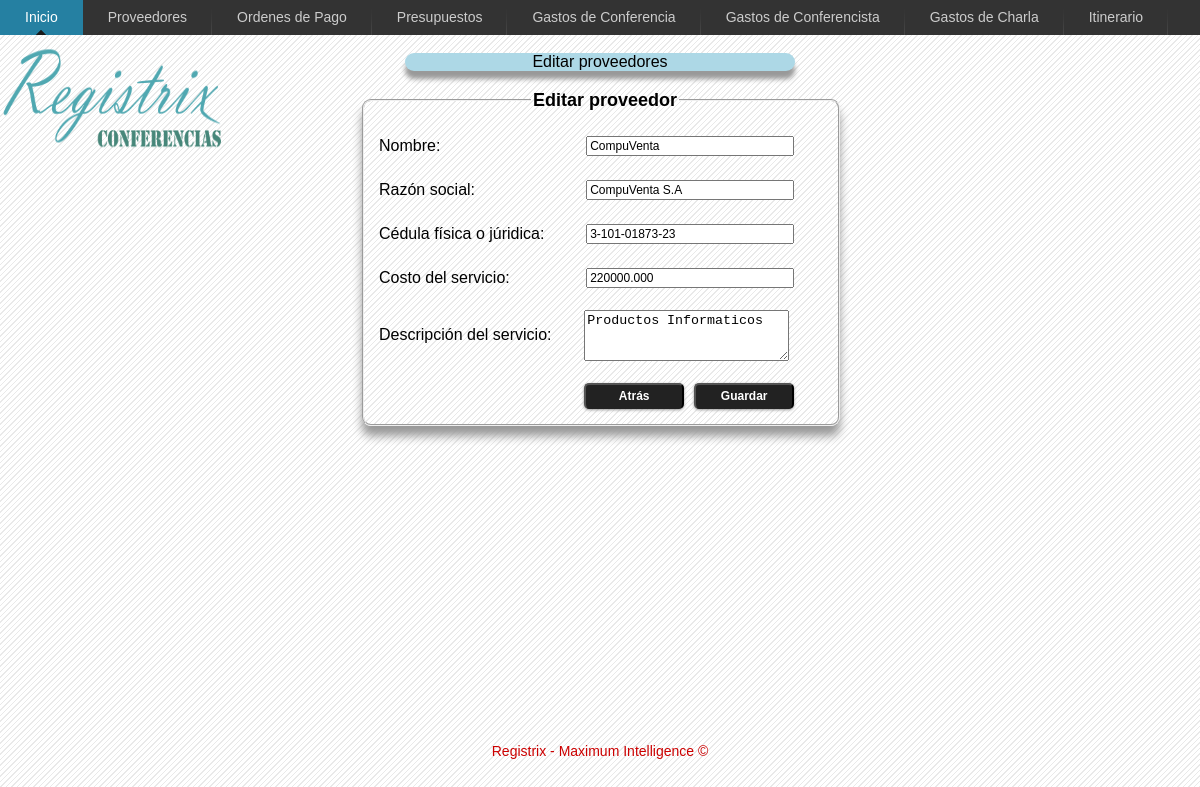
The app's page /proveedores/editarProveedor.php?id_proveedor=1 with its own data.
### tables this page shows
CREATE TABLE IF NOT EXISTS `tproveedor` (
  `id_proveedor` int(11) NOT NULL AUTO_INCREMENT,
  `nombre_proveedor` varchar(20) DEFAULT NULL,
  `razon_social` varchar(100) DEFAULT NULL,
  `cedula` varchar(20) DEFAULT NULL,
  `costo_servicio_referencia` float(9,3) DEFAULT NULL,
  `descripcion_servicio` text,
  PRIMARY KEY (`id_proveedor`)
);

### includes/conexion.php (called while the page is built, shortened)
<?php
class ConectarMySQL {
    public static function conexion() {
        $BaseDatos = "registrix";
        $Servidor = "localhost";
        $Usuario = "root";
        $Clave = "12345";
        @$conexion = mysql_connect($Servidor, $Usuario, $Clave);
        @$seleccionarBase = mysql_select_db($BaseDatos, $conexion);
        return $conexion;
    }
}
?>

### includes/fachadaProveedor.php (called while the page is built, shortened)
<?php
require_once ("conexion.php");
class fachadaProveedor {
    private $consultas;
    public function __construct() {
        $this->consultas = array();
    }
    public function mostrarProveedoresPorId($idproveedor) {
        $sql = "SELECT id_proveedor, nombre_proveedor, razon_social, cedula, costo_servicio_referencia 'costo', descripcion_servicio
                FROM tproveedor
                WHERE id_proveedor = '$idproveedor' ";
	$editarProveedorPorId = mysql_query($sql, ConectarMySQL::conexion());
	while ($resultadoProveedor = mysql_fetch_assoc($editarProveedorPorId)) {
		$this->consultas[] = $resultadoProveedor;
	}
	return $this->consultas;
    }
}
?>

### proveedores/editarProveedor.php (the view, shortened to what this page needs)
<?php
require_once("../includes/fachadaProveedor.php");
$editarProveedor = new fachadaProveedor();
$actualizarProveedor = $editarProveedor->mostrarProveedoresPorId($_GET['id_proveedor']);
?>
<!DOCTYPE html PUBLIC "-//W3C//DTD HTML 4.01 Transitional//EN" "http://www.w3.org/TR/html4/loose.dtd">
<html>
	<head>
		<link rel="stylesheet" type="text/css" href="../css/proveedores/styles_edit.css" />
	</head>
	<body>
		<?php
		include '..'.DIRECTORY_SEPARATOR.'includes'.DIRECTORY_SEPARATOR.'barra_navegacion_proveedores.php';
		include '..'.DIRECTORY_SEPARATOR.'includes'.DIRECTORY_SEPARATOR.'imagen_registrix.php';
		?>
		<div class="wrapper">
			<div id="wrap">
				<div id="titulo">
					Editar proveedores
				</div>
				<br>
				<form id="registro_de_proveedor" name="registro_de_proveedor" method="post" action="editarProveedor.php" onsubmit="return validarProveedores()">
					<fieldset>
						<legend>Editar proveedor</legend>
							<table>
								<tr>
									<td>
									<br />
										Nombre:
									</td>
									<td>
									<br />
										<input id="nombre" name="nombre" type="text" size="30" maxlength="30" value="<?php echo $actualizarProveedor[0]["nombre_proveedor"]; ?>" />
								</tr>
								<tr>
									<td>
									<br />
										Raz&oacute;n social:
									</td>
									<td>
									<br />
										<input id="razon_social" name="razon_social" type="text" size="100" maxlength="100" value="<?php echo $actualizarProveedor[0]["razon_social"]; ?>" />
									</td>
								</tr>
								<tr>
									<td>
									<br />
										C&eacute;dula f&iacute;sica o j&uacute;ridica:
									</td>
									<td>
									<br />
										<input id="cedula" name="cedula" type="text" size="20" maxlength="20" value="<?php echo $actualizarProveedor[0]["cedula"]; ?>" />
									</td>
								</tr>
								<tr>
									<td>
									<br />
										Costo del servicio:
									</td>
									<td>
									<br />
										<input id="costo_del_servicio" name="costo_del_servicio" type="text" size="12" maxlength="12" value="<?php echo $actualizarProveedor[0]["costo"]; ?>" />
									</td>
								</tr>
								<tr>
									<td>
									<br />
										Descripci&oacute;n del servicio:
									</td>
									<td>
									<br />
										<textarea id="descripcion_del_servicio" name="descripcion_del_servicio" cols="23" rows="3"><?php echo $actualizarProveedor[0]["descripcion_servicio"]; ?></textarea>
									<br />
									</td>
								</tr>
								<tr>
									<td>
									<br />
									</td>
									<td>
									<br />
										<input id="volver" name="volver" type="button" value="Atr&aacute;s" onClick="volverMostrarProveedores();">
										<input id="enviar" name="enviar" type="submit" value="Guardar"/>
									<br />
									</td>
								</tr>
							</table>
					</fieldset>
				</form>
			</div>
		</div>
		<div class="footer">
				<p>Registrix - Maximum Intelligence &copy;</p>
		</div>
	</body>
</html>

### css/proveedores/styles_edit.css (style rules this page uses)
body { font-family: "Trebuchet MS", Geneva, Arial, Helvetica, sans-serif; background-image: url("../../imagenes/fondo.gif"); }
form { padding:2px; display:block; width:450px; margin-left: 360px; text-align:left; }
legend { font-family: "Trebuchet MS", Geneva, Arial, Helvetica, sans-serif; font-weight: bold; font-size: 18px; border:1px silver; color: black; margin-left: 155px; }
input,select { margin:2px; font-family: "Trebuchet MS", Geneva, Arial, Helvetica, sans-serif; font-size: 12px; display: block; width: 200px; }
fieldset { float: left; width: 100%; display: block; line-height: 1; -moz-border-radius: 9px; -webkit-border-radius: 9px; -moz-box-shadow: 0 10px 10px #999; -webkit-box-shadow: 0 10px 10px #999; }
td { width: 250px; }
#titulo { margin: 0 auto 0 auto; width:390px; color: black; -moz-border-radius: 10px; -webkit-border-radius: 10px; -moz-box-shadow: 0 8px 5px #999; -webkit-box-shadow: 0 8px 5px #999; background-color:lightblue; text-align:center; }
#enviar { background: #222 repeat-x; display: inline-block; padding: 5px 10px 6px; color: #fff; text-decoration: none; font-weight: bold; line-height: 1; width: 100px; margin-left: 110px; text-align: center; -moz-border-radius: 5px; -webkit-border-radius: 5px; -moz-box-shadow: 0 1px 3px #999; -webkit-box-shadow: 0 1px 3px #999; text-shadow: 0 -1px 1px #222; border-bottom: 1px solid #222; position: relative; cursor: pointer; }
#volver { background: #222 repeat-x; display: inline-block; padding: 5px 10px 6px; color: #fff; text-decoration: none; font-weight: bold; line-height: 1; width: 100px; margin-left: 0px; text-align: center; -moz-border-radius: 5px; -webkit-border-radius: 5px; -moz-box-shadow: 0 1px 3px #999; -webkit-box-shadow: 0 1px 3px #999; text-shadow: 0 -1px 1px #222; border-bottom: 1px solid #222; position: absolute; cursor: pointer; }
* { margin: 0; }
html, body { height: 97%; }
.wrapper { min-height: 97%; height: auto !important; height: 97%; margin: 0 auto -4em; }
.footer, .push { height: 4em; }
.footer p { margin:0 auto 0 auto; text-align: center; line-height: 65px; color: #C00; font-size: 14px; }
.footer, .push { clear: both; }
#wrap { margin:0 auto 0 auto; width:1200px; }

### records on screen
tproveedor: nombre "CompuVenta", razon_social "CompuVenta S.A", cedula "3-101-01873-23", costo_del_servicio "220000.000", descripcion_del_servicio "Productos Informaticos"
